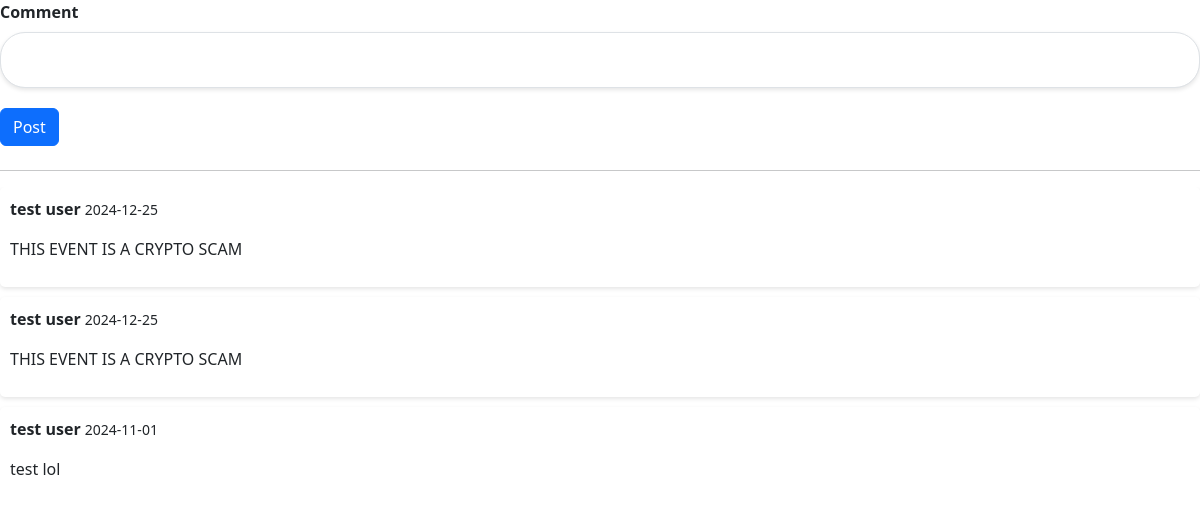
The page /comments?id=1 on the database as committed earlier.
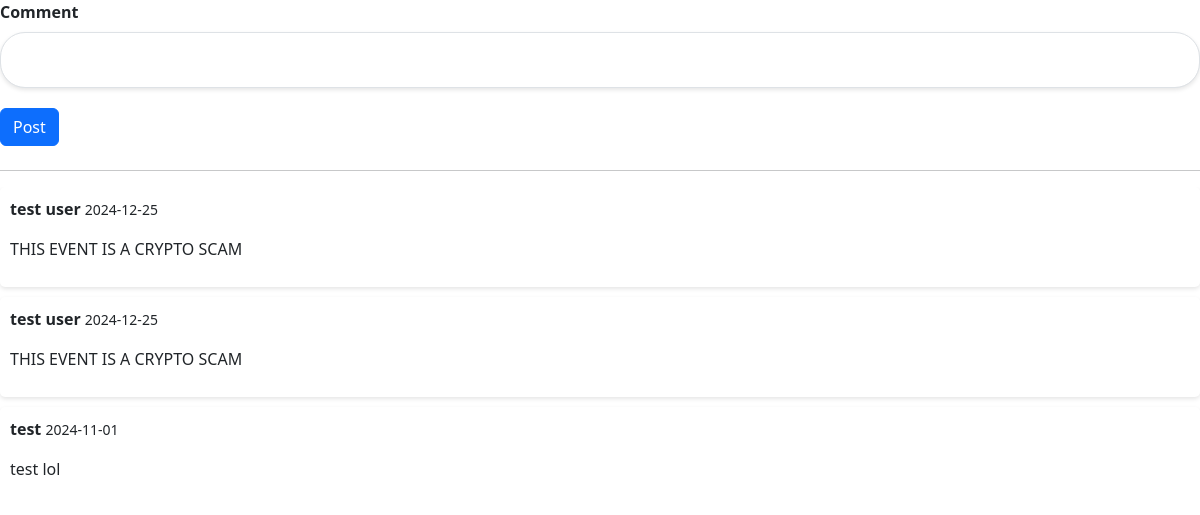
The same page on the database as committed later.
### website/models.py (models this page shows)
class User(db.Model, UserMixin):
    __tablename__ = "users"
    id = db.Column(db.Integer, primary_key=True)
    name = db.Column(db.String(100), index=True, unique=True, nullable=False)
    emailid = db.Column(db.String(100), index=True, nullable=False)
    password_hash = db.Column(db.String(255), nullable=False)
    comments = db.relationship('Comment', backref='user')
    orders = db.relationship('Order', backref='user')
    events = db.relationship('Event', backref=db.backref('commented_users'))

class Comment(db.Model):
    __tablename__ = "comments"
    id = db.Column(db.Integer, primary_key=True)
    comment = db.Column(db.String(500))
    date_posted = db.Column(db.Date, nullable=False)
    event_id = db.Column(db.Integer, db.ForeignKey('events.id'))
    user_id = db.Column(db.Integer, db.ForeignKey('users.id'))

### website/views.py (the view, shortened to what this page needs)
@main_bp.route('/comments', methods = ['GET', 'POST'])
def Comments():
    comment_form = CreateComment()
    user = check_login(current_user)
    event_id = request.args.get('id')
    error=""
    comments = Comment.query.filter_by(event_id=event_id).all()
    print(event_id)
    comment_dicts = []
    for comment in comments:
        comment_dicts.append(
            {
                "poster": User.query.filter_by(id=comment.user_id).first().name,
                "comment": comment.comment,
                "date_posted": comment.date_posted
            }
        )
    return render_template('partials/comments.html', comment_form=comment_form, comments=comment_dicts, user=user)

### website/forms.py
class CreateComment(FlaskForm):
    comment = StringField("Comment", validators=[InputRequired()])
    submit = SubmitField("Post")

### website/views.py (called while the page is built)
def check_login(current_user):
    return current_user if current_user.is_authenticated else None

### website/templates/partials/comments.html (shortened to what this page needs)
{% import "bootstrap/wtf.html" as wtf %}
<head>
    <link href="https://cdn.jsdelivr.net/npm/bootstrap@5.3.2/dist/css/bootstrap.min.css" rel="stylesheet">
    <link rel="stylesheet" href="{{ url_for('static', filename='style/style.css') }}">
</head>
<div>
    <div class="mb-3">
        <div class="col-md-6 form-group">
            {{wtf.quick_form(comment_form)}}
        </div>
    </div>
    <hr>
    <div class="comments-section">
        {% for comment in comments %}
            {% include "./partials/comment.html" %}
        {% endfor %}
    </div>
</div>

### website/templates/partials/comment.html
<div class="comment">
    <p><strong>{{ comment.poster }}</strong> <small>{{ comment.date_posted }}</small></p>
    <p>{{ comment.comment }}</p>
</div>

Rows that differ between the two databases and show on the page:
added User: poster "test"
Other text that changed with them:
new list line: "2024-11-01 test lol"
list line gone: "test user"
list line gone: "2024-11-01 test lol"
